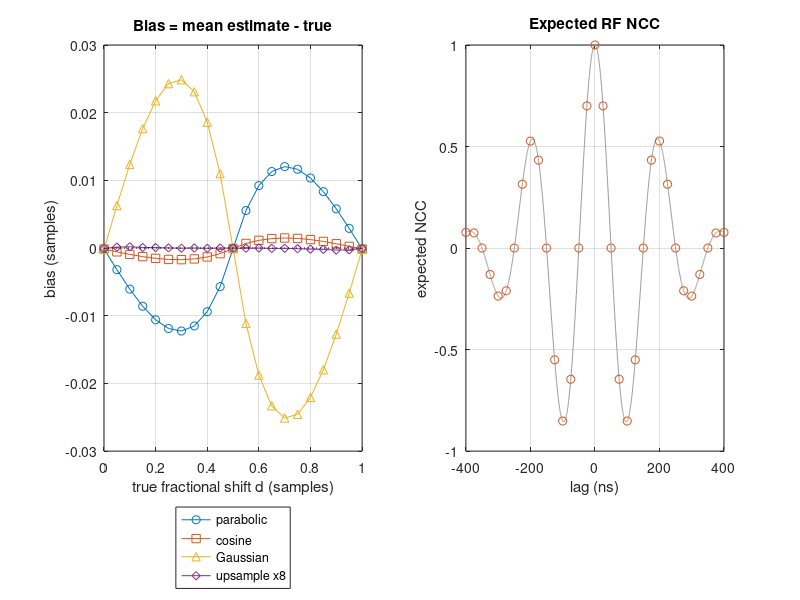

The MATLAB script that drew this image:
%% m11_ncc_subsample_bias.m
% Purpose : bias of subsample delay estimators on band-limited RF speckle.
%           Two records share the same speckle; the second is delayed by a
%           fractional shift d (0..1 sample) with an exact FFT phase shift.
%           NCC is computed at integer lags, then refined with parabolic,
%           cosine, Gaussian and upsampled-sinc fits.
% Change  : f0, fs (fs/f0 sets the parabolic bias, roughly as (f0/fs)^2),
%           B6 (-6 dB fractional bandwidth), kernel length W.
% Expect  : noise-free, so the curves are bias only. At f0 = 5 MHz,
%           fs = 40 MHz, B6 = 0.6: max |bias| about 0.012 smp (parabolic),
%           0.025 (Gaussian on RF), 0.002 (cosine), < 0.001 (upsample x8).
%           Every curve is zero at d = 0, 0.5 and 1 (within the Monte Carlo
%           standard error) and odd about d = 0.5. The noise-free 'std over
%           speckle' (0.011 smp parabolic, 0.007 cosine, 0.0008 upsample)
%           shows that each kernel's interpolation error depends on its own
%           local spectrum, so the mean bias curve cannot simply be
%           subtracted as a correction.
rng(1);

%% Parameters
c   = 1540;          % speed of sound (m/s)
f0  = 5e6;           % centre frequency (Hz)
fs  = 40e6;          % sampling rate (Hz)
B6  = 0.6;           % -6 dB fractional bandwidth of the amplitude spectrum
N   = 512;           % record length (samples)
n0  = 200;           % kernel start (sample index, 1-based)
W   = 80;            % kernel length (samples) = 2 us
K   = 24;            % search range +-K lags
L   = 12;            % half-length of the Hann-tapered sinc interpolator (lags)
U   = 8;             % upsampling factor for the sinc interpolator
nReal = 400;         % speckle realizations averaged per shift
dGrid = linspace(0, 1, 21);   % true fractional shifts (samples)

%% Band-limited speckle generator (Gaussian amplitude spectrum)
f   = (0:N-1)' * fs / N;  f(f >= fs/2) = f(f >= fs/2) - fs;   % signed bin frequencies (Hz)
sf  = B6 * f0 / 2 / sqrt(2*log(2));                       % spectral std (Hz)
H   = exp(-(abs(f) - f0).^2 / (2*sf^2));                  % even amplitude response
H(N/2+1) = 0;                                             % no energy at Nyquist
snc = @(x) (sin(pi*x) + (x == 0)) ./ (pi*x + (x == 0));   % sinc without toolbox

%% Estimators applied to three NCC samples Rm, R0, Rp around the integer peak
fitPar = @(Rm, R0, Rp) 0.5 * (Rm - Rp) ./ (Rm - 2*R0 + Rp);
fitCos = @(Rm, R0, Rp) atan((Rp - Rm) ./ (2*R0 .* sin(acos((Rm + Rp) ./ (2*R0))))) ./ acos((Rm + Rp) ./ (2*R0));
fitGau = @(Rm, R0, Rp) 0.5 * (log(Rm) - log(Rp)) ./ (log(Rm) - 2*log(R0) + log(Rp));

lags = -K:K;
est  = zeros(numel(dGrid), nReal, 4);     % parabolic, cosine, Gaussian, upsampled sinc
idxW = (n0:n0+W-1)';  Yidx = bsxfun(@plus, idxW, lags);
for r = 1:nReal
    S  = fft(randn(N, 1)) .* H;           % speckle spectrum
    x  = real(ifft(S));
    for id = 1:numel(dGrid)
        d = dGrid(id);
        y = real(ifft(S .* exp(-1j*2*pi*f*d/fs)));   % exact fractional delay
        % NCC: fixed kernel of x, sliding window of y
        xw = x(idxW);  Yw = y(Yidx);                       % W x (2K+1) sliding windows
        R  = (xw' * Yw) ./ sqrt(sum(xw.^2) * sum(Yw.^2, 1));
        [~, im] = max(R(2:end-1));  im = im + 1;  k0 = lags(im);
        Rm = R(im-1); R0 = R(im); Rp = R(im+1);
        est(id, r, 1) = k0 + fitPar(Rm, R0, Rp);
        est(id, r, 2) = k0 + fitCos(Rm, R0, Rp);
        if min([Rm R0 Rp]) > 0, est(id, r, 3) = k0 + fitGau(Rm, R0, Rp); else, est(id, r, 3) = NaN; end
        % band-limited (sinc) interpolation of R on a 1/U grid, parabolic fit on the fine grid
        tf = k0 + (-U:U) / U;                              % fine lag grid (samples)
        u  = bsxfun(@minus, tf, lags');                    % lag offsets (numel(lags) x numel(tf))
        Rf = R * (snc(u) .* (0.5 + 0.5*cos(pi*u/(L+1))) .* (abs(u) <= L));
        [~, j] = max(Rf(2:end-1));  j = j + 1;
        est(id, r, 4) = tf(j) + fitPar(Rf(j-1), Rf(j), Rf(j+1)) / U;
    end
end

%% Bias = mean error over realizations; jitter from finite-window speckle
err  = bsxfun(@minus, est, dGrid');                       % (shift, realization, method)
bias = zeros(numel(dGrid), 4); jit = zeros(1, 4);   % jit: spread over speckle (finite kernel)
for m = 1:4
    e = err(:, :, m);
    for id = 1:numel(dGrid), v = e(id, :); bias(id, m) = mean(v(~isnan(v))); end
    v = e(:); v = v(~isnan(v)); jit(m) = std(v);
end
names = {'parabolic', 'cosine', 'Gaussian', 'upsample x8'};
fprintf('f0 = %.1f MHz, fs = %.1f MHz (fs/f0 = %.1f), B6 = %.0f %%, W = %d smp\n', f0/1e6, fs/1e6, fs/f0, 100*B6, W);
fprintf('1 sample = %.1f ns = %.2f um axial\n', 1e9/fs, c/(2*fs)*1e6);
for m = 1:4
    [mx, i] = max(abs(bias(:, m)));
    fprintf('%-12s max|bias| = %.4f smp (%.3f ns) at d = %.2f | std over speckle = %.4f smp\n', ...
        names{m}, mx, mx*1e9/fs, dGrid(i), jit(m));
end
fprintf('bias at d = 0 / 0.5 (parabolic): %.1e / %.1e smp (Monte Carlo standard error %.1e)\n', ...
    bias(1,1), bias(11,1), jit(1)/sqrt(nReal));

%% Figure
figure;
subplot(1, 2, 1);
plot(dGrid, bias(:,1), 'o-', dGrid, bias(:,2), 's-', dGrid, bias(:,3), '^-', dGrid, bias(:,4), 'd-');
hold on; plot([0 1], [0 0], 'k:'); hold off;
xlabel('true fractional shift d (samples)'); ylabel('bias (samples)');
title('Bias = mean estimate - true'); legend(names, 'Location', 'southoutside'); grid on;
subplot(1, 2, 2);
lagAx = (-24:24); tt = lagAx / fs; st = 1 / (2*pi*sf);
Rth = exp(-tt.^2 / (4*st^2)) .* cos(2*pi*f0*tt);          % expected RF autocorrelation
tfine = linspace(-24, 24, 2000) / fs;
plot(tfine*1e9, exp(-tfine.^2/(4*st^2)) .* cos(2*pi*f0*tfine), 'Color', [0.6 0.6 0.6]); hold on;
plot(tt*1e9, Rth, 'o'); hold off;
xlabel('lag (ns)'); ylabel('expected NCC'); title('Expected RF NCC'); xlim([-400 400]); grid on;
